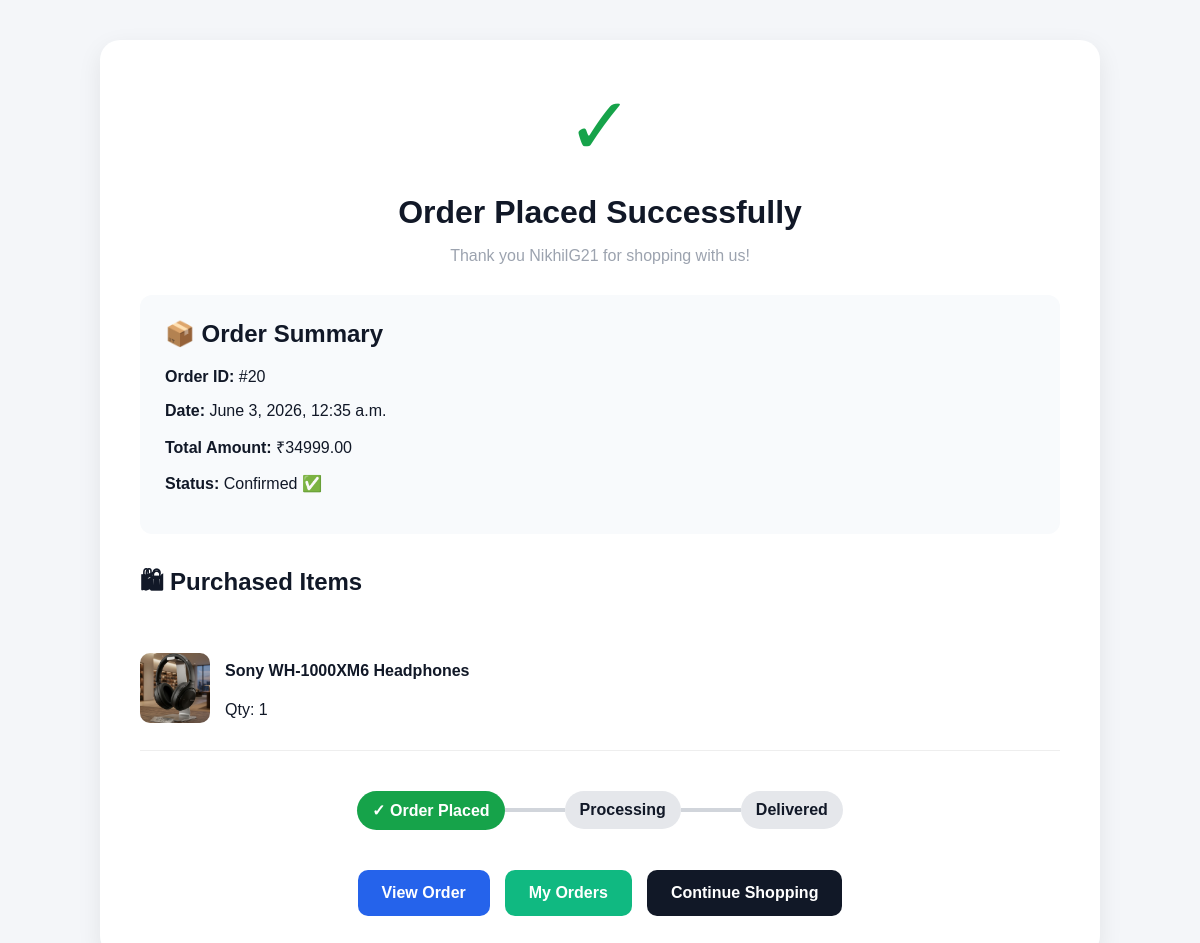
Page /orders/order_confirmation/20/ (signed in) on the committed database.
### orders/models.py (models this page shows, shortened)
class Order(models.Model):
    user=models.ForeignKey(User,on_delete=models.CASCADE)
    shipping_address = models.ForeignKey(
        'ShippingAddress',
        on_delete=models.SET_NULL,
        null=True
    )
    PAYMENT_CHOICES = [
    ('COD', 'Cash On Delivery'),
    ('UPI', 'UPI'),
    ('CARD', 'Card'),
    ('NETBANKING', 'Net Banking')
]
    payment_method = models.CharField(
    max_length=20,
    choices=PAYMENT_CHOICES,
    default='COD'
)
    payment_status = models.CharField(
    max_length=20,
    default='Pending'
)
    razorpay_order_id = models.CharField(
    max_length=200,
    blank=True,
    null=True
)
    payment_id = models.CharField(
    max_length=200,
    blank=True,
    null=True
)
    created_at=models.DateTimeField(default=timezone.now)
    total_price=models.DecimalField(max_digits=12,decimal_places=2)
    is_cancelled=models.BooleanField(default=False)

class OrderItem(models.Model):
    order=models.ForeignKey(Order,on_delete=models.CASCADE,related_name='items')
    product=models.ForeignKey(Product,on_delete=models.CASCADE)
    quantity=models.PositiveIntegerField()
    price=models.DecimalField(max_digits=12,decimal_places=2)

### products/models.py (models this page shows, shortened)
class Product(models.Model):
    name= models.CharField(max_length=255)
    price=models.DecimalField(max_digits=10, decimal_places=2)
    stock=models.IntegerField()
    description=models.TextField()
    image=models.ImageField(upload_to='product_images/')
    created_at=models.DateTimeField(auto_now_add=True)
    updated_at=models.DateTimeField(auto_now=True)
    CATEGORY_CHOICES = [
        ('Electronics', 'Electronics'),
        ('Laptops', 'Laptops'),
        ('Wearables', 'Wearables'),
        ('Fashion', 'Fashion'),
    ]
    category = models.CharField(
        max_length=20,
        choices=CATEGORY_CHOICES,
        default='Electronics',
        blank=True,
        null=True
    )
    is_featured = models.BooleanField(
        default=False
    )

### orders/views.py (the view)
# urls.py: path('order_confirmation/<int:order_id>/', views.order_confirmation, name='order_confirmation'),
@login_required
def order_confirmation(request, order_id):
    order = get_object_or_404(
        Order,
        id=order_id,
        user=request.user
    )
    order_items = order.items.all()
    return render(
        request,
        'orders/order_confirmation.html',
        {
            'order': order,
            'order_items': order_items
        }
    )

### orders/templates/orders/order_confirmation.html (shortened to what this page needs)
{% load static %}
<!DOCTYPE html>
<html>
<head>
    <link
        rel="stylesheet"
        href="{% static 'css/order_confirmation.css' %}"
    >
</head>
<body>
<div class="confirmation-container">
    <div class="success-card">
        <div class="success-icon">
            ✓
        </div>
        <h1>
            Order Placed Successfully
        </h1>
        <p class="thank-you">
            Thank you {{ request.user.username }} for shopping with us!
        </p>
        <div class="summary-box">
            <h2>
                📦 Order Summary
            </h2>
            <p>
                <strong>Order ID:</strong>
                #{{ order.id }}
            </p>
            <p>
                <strong>Date:</strong>
                {{ order.created_at }}
            </p>
            <p>
                <strong>Total Amount:</strong>
                ₹{{ order.total_price }}
            </p>
            <p>
                <strong>Status:</strong>
                Confirmed ✅
            </p>
        </div>
        <div class="products-box">
            <h2>
                🛍 Purchased Items
            </h2>
            {% for item in order_items %}
            <div class="product-row">
                <img
                    src="{{ item.product.image.url }}"
                    alt="{{ item.product.name }}"
                >
                <div>
                    <h4>
                        {{ item.product.name }}
                    </h4>
                    <p>
                        Qty: {{ item.quantity }}
                    </p>
                </div>
            </div>
            {% endfor %}
        </div>
        <div class="tracker">
            <div class="step active">
                ✓ Order Placed
            </div>
            <div class="line"></div>
            <div class="step">
                Processing
            </div>
            <div class="line"></div>
            <div class="step">
                Delivered
            </div>
        </div>
        <div class="actions">
            <a
                href="{% url 'order_detail' order.id %}"
                class="btn primary"
            >
                View Order
            </a>
            <a
                href="{% url 'order_history' %}"
                class="btn secondary"
            >
                My Orders
            </a>
            <a
                href="{% url 'product_list' %}"
                class="btn dark"
            >
                Continue Shopping
            </a>
        </div>
    </div>
</div>
</body>
</html>

### static/css/order_confirmation.css (style rules this page uses)
:root { --bg:#f4f6f9; --card:#ffffff; --text:#111827; --subcard:#f8fafc; }
body { margin:0; background:var(--bg); color:var(--text); font-family:Arial,sans-serif; }
.confirmation-container { width:90%; max-width:1000px; margin:40px auto; }
.success-card { background:var(--card); border-radius:20px; padding:40px; box-shadow:0 8px 25px rgba(0,0,0,.08); }
.success-icon { text-align:center; font-size:80px; color:#16a34a; }
.success-card h1 { text-align:center; margin-bottom:10px; }
.thank-you { text-align:center; color:#9ca3af; margin-bottom:30px; }
.summary-box { background:var(--subcard); padding:25px; border-radius:12px; margin-bottom:30px; }
.summary-box h2 { margin-top:0; }
.products-box { margin-bottom:35px; }
.product-row { display:flex; align-items:center; gap:15px; padding:15px 0; border-bottom:1px solid #eee; }
.product-row img { width:70px; height:70px; object-fit:cover; border-radius:10px; }
.tracker { display:flex; align-items:center; justify-content:center; margin:40px 0; }
.step { padding:10px 15px; border-radius:20px; background:#e5e7eb; font-weight:600; }
.active { background:#16a34a; color:white; }
.line { width:60px; height:4px; background:#d1d5db; }
.actions { display:flex; justify-content:center; gap:15px; flex-wrap:wrap; }
.btn { padding:14px 24px; border-radius:10px; text-decoration:none; font-weight:600; }
.primary { background:#2563eb; color:white; }
.secondary { background:#10b981; color:white; }
.dark { background:#111827; color:white; }

### rows in the picture
Order: id "20", created_at "June 3, 2026, 12:35 a.m.", total_price "34999.00"
OrderItem: product.image (picture), product.name "Sony WH-1000XM6 Headphones", quantity "1"

### other values in the picture
{{ request.user.username }} "NikhilG21"
